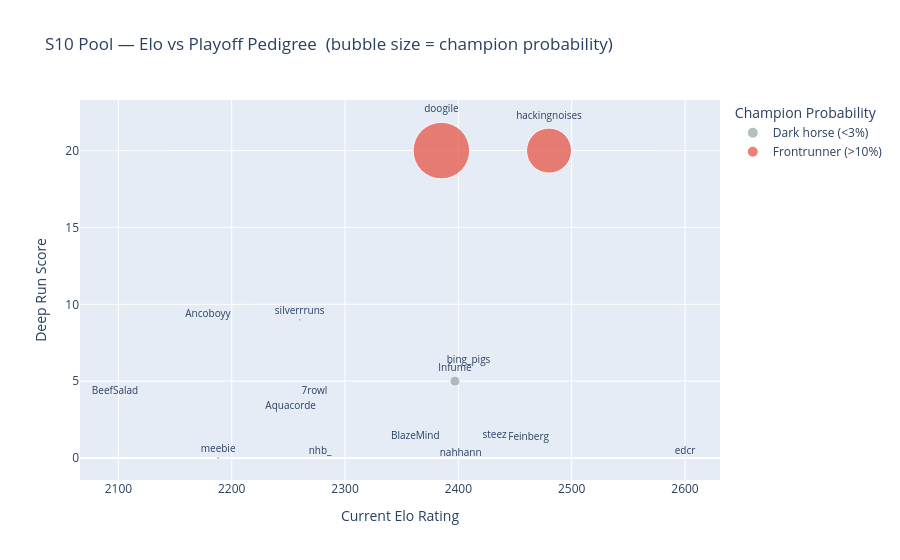

Notebook code cell kept with this figure:
### Code cell
# Build a DataFrame for the Plotly scatter with champion probability info
champ_prob = sim_results.set_index('Player')['Champion%']   # Dict-like lookup by player name
top4_prob  = sim_results.set_index('Player')['Top4%']

plot_df = feat_s10.copy()
plot_df['champion_pct'] = plot_df['nickname'].map(champ_prob).fillna(0)  # Add champion %
plot_df['top4_pct']     = plot_df['nickname'].map(top4_prob).fillna(0)   # Add top 4 %

# Assign tier label based on champion probability thresholds
plot_df['tier'] = plot_df['champion_pct'].apply(
    lambda r: 'Frontrunner (>10%)' if r > 0.10 else
              'Contender (3-10%)'  if r > 0.03 else 'Dark horse (<3%)')

# Interactive scatter: Elo vs playoff pedigree, bubble = champion probability
fig = px.scatter(
    plot_df,
    x='elo',                  # X axis: current Elo rating
    y='deep_run_score',       # Y axis: career playoff pedigree score
    size='champion_pct',      # Bubble size: champion probability
    size_max=40,
    color='tier',
    text='nickname',
    hover_data={'elo': ':.0f', 'deep_run_score': True,
                'champion_pct': ':.1%', 'top4_pct': ':.1%', 'tier': False},
    title='S10 Pool — Elo vs Playoff Pedigree  (bubble size = champion probability)',
    labels={'elo': 'Current Elo Rating', 'deep_run_score': 'Deep Run Score'},
    color_discrete_map={
        'Frontrunner (>10%)': '#e74c3c',
        'Contender (3-10%)':  '#3498db',
        'Dark horse (<3%)':   '#95a5a6',
    },
)
fig.update_traces(textposition='top center', textfont_size=10)  # Label each point with player name
fig.update_layout(legend_title='Champion Probability')
fig.show()

winner = sim_results.iloc[0]  # Best-predicted player
print(f">> PREDICTED S10 CHAMPION: {winner['Player']} ({winner['Champion%']:.1%} of simulations) <<")

### Figure 1 — Plotly figure (JSON) as saved in the notebook; plotly's stock layout.template omitted (floating-point values rounded to 4 significant figures)
{"data": [{"customdata": [[0.0192, 0.0993, "Dark horse (<3%)"], [0.0004, 0.0275, "Dark horse (<3%)"], [0, 0.101, "Dark horse (<3%)"], [0, 0.0027, "Dark horse (<3%)"], [0, 0.1221, "Dark horse (<3%)"], [0, 0.1829, "Dark horse (<3%)"], [0.0001, 0.0023, "Dark horse (<3%)"], [0, 0.1105, "Dark horse (<3%)"], [0.0019, 0.6923, "Dark horse (<3%)"], [0, 0.0002, "Dark horse (<3%)"], [0.002, 0.5202, "Dark horse (<3%)"], [0.0003, 0.2683, "Dark horse (<3%)"], [0.0003, 0.0057, "Dark horse (<3%)"], [0, 0.0069, "Dark horse (<3%)"]], "hovertemplate": "Current Elo Rating=%{x:.0f}<br>Deep Run Score=%{y}<br>champion_pct=%{customdata[0]:.1%}<br>nickname=%{text}<br>top4_pct=%{customdata[1]:.1%}<extra></extra>", "legendgroup": "Dark horse (<3%)", "marker": {"color": "#95a5a6", "size": [0.0192, 0.0004, 0.0, 0.0, 0.0, 0.0, 0.0001, 0.0, 0.0019, 0.0, 0.002, 0.0003, 0.0003, 0.0], "sizemode": "area", "sizeref": 0.0003736, "symbol": "circle"}, "mode": "markers+text", "name": "Dark horse (<3%)", "orientation": "v", "showlegend": true, "text": ["Infume", "edcr", "Feinberg", "7rowl", "bing_pigs", "nahhann", "BlazeMind", "Aquacorde", "silverrruns", "BeefSalad", "meebie", "steez", "nhb_", "Ancoboyy"], "textfont": {"size": 10}, "textposition": "top center", "type": "scatter", "x": [2397.0, 2600.0, 2462.0, 2273.0, 2409.0, 2402.0, 2362.0, 2252.0, 2260.0, 2097.0, 2188.0, 2432.0, 2278.0, 2179.0], "xaxis": "x", "y": [5, 0, 1, 4, 6, 0, 1, 3, 9, 4, 0, 1, 0, 9], "yaxis": "y"}, {"customdata": [[0.5977, 0.8927, "Frontrunner (>10%)"], [0.3781, 0.9654, "Frontrunner (>10%)"]], "hovertemplate": "Current Elo Rating=%{x:.0f}<br>Deep Run Score=%{y}<br>champion_pct=%{customdata[0]:.1%}<br>nickname=%{text}<br>top4_pct=%{customdata[1]:.1%}<extra></extra>", "legendgroup": "Frontrunner (>10%)", "marker": {"color": "#e74c3c", "size": [0.5977, 0.3781], "sizemode": "area", "sizeref": 0.0003736, "symbol": "circle"}, "mode": "markers+text", "name": "Frontrunner (>10%)", "orientation": "v", "showlegend": true, "text": ["doogile", "hackingnoises"], "textfont": {"size": 10}, "textposition": "top center", "type": "scatter", "x": [2385.0, 2480.0], "xaxis": "x", "y": [20, 20], "yaxis": "y"}], "layout": {"legend": {"itemsizing": "constant", "title": {"text": "Champion Probability"}, "tracegroupgap": 0}, "title": {"text": "S10 Pool — Elo vs Playoff Pedigree  (bubble size = champion probability)"}, "xaxis": {"anchor": "y", "domain": [0, 1], "title": {"text": "Current Elo Rating"}}, "yaxis": {"anchor": "x", "domain": [0, 1], "title": {"text": "Deep Run Score"}}}}
